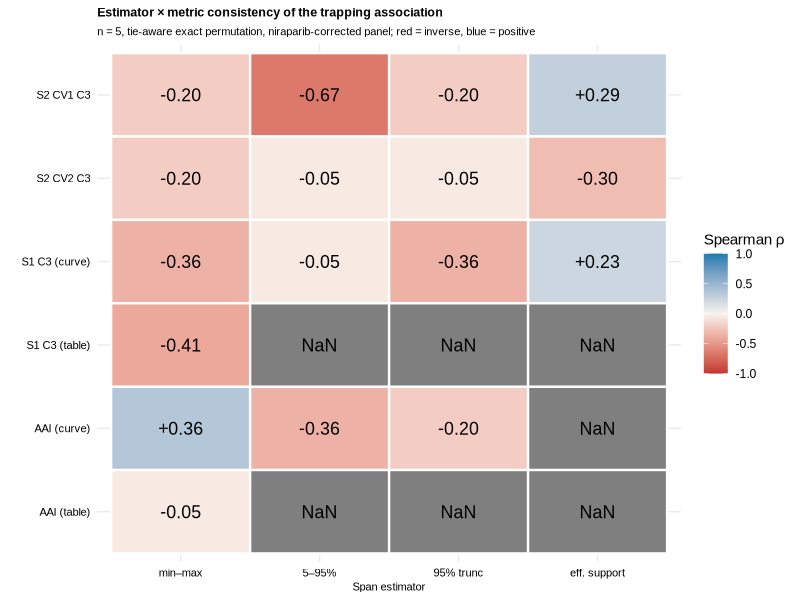
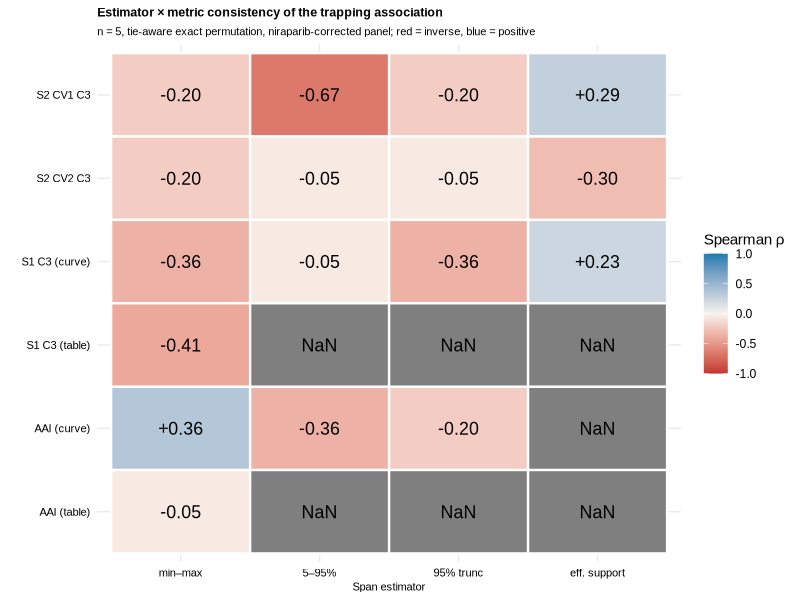

Write the R code that produced these figures, in order.
# 29-d4_consistency_matrix.R -- Estimator x metric consistency matrix (Fig 9).
# Data source: data/analysis/d4_consistency_matrix.csv, written by
# scripts/d4_consistency_matrix.py (mean-curve rows) plus the *_tab rows
# written by scripts/audit_r1_table_convention.py. All values are read from
# CSV; nothing is hard-coded here except display labels/factors.
#
# Purpose:  Render the estimator x metric consistency matrix (Figure 9) from the derived CSV.
# Author:   Tao Zhu (tjogzt@gmail.com)
# Created:  2026-10-01 (header standardised 2026-10-05)
# Inputs:   data/analysis/d4_consistency_matrix.csv
# Depends:  data.table, ggplot2
# Run:      Rscript code/29_d4_consistency_matrix.R   (from the repository root)
suppressMessages({library(ggplot2); library(data.table)})

d <- fread("data/analysis/d4_consistency_matrix.csv")

vals <- rbind(
  data.frame(metric = d$metric, est = "mm",      rho = d$mm_rho),
  data.frame(metric = d$metric, est = "q90",     rho = d$q90_rho),
  data.frame(metric = d$metric, est = "trunc95", rho = d$trunc95_rho),
  data.frame(metric = d$metric, est = "eff",     rho = d$eff_rho)
)
vals$est <- factor(vals$est, levels=c("mm","q90","trunc95","eff"))
vals$metric <- factor(vals$metric,
  levels=rev(c("S2_CV1_C3","S2_CV2_C3","S1_C3","S1_C3_tab","AAI","AAI_tab")))
p <- ggplot(vals, aes(est, metric, fill=rho)) +
  geom_tile(color="white", size=0.8) +
  geom_text(aes(label=sprintf("%+.2f", rho)), size=4.5, family="Arial") +
  scale_fill_gradient2(low="#C23531", mid="#F7F3EE", high="#177CB0",
                       midpoint=0, limits=c(-1,1), name="Spearman \u03c1") +
  scale_x_discrete(labels=c(mm="min\u2013max", q90="5\u201395%", trunc95="95% trunc",
                            eff="eff. support")) +
  scale_y_discrete(labels=c(S2_CV1_C3="S2 CV1 C3", S2_CV2_C3="S2 CV2 C3",
                            S1_C3="S1 C3 (curve)", S1_C3_tab="S1 C3 (table)",
                            AAI="AAI (curve)", AAI_tab="AAI (table)")) +
  labs(x="Span estimator", y="",
       title="Estimator \u00d7 metric consistency of the trapping association",
       subtitle="n = 5, tie-aware exact permutation, niraparib-corrected panel; red = inverse, blue = positive") +
  theme_minimal(base_family="Arial") +
  theme(axis.text=element_text(size=8, color="black"),
        axis.title=element_text(size=8),
        plot.title=element_text(size=9, face="bold"),
        plot.subtitle=element_text(size=8),
        legend.position="right")
ggsave("figures/pdf/Fig_D4_ConsistencyMatrix.pdf", p, width=140/25.4, height=85.9/25.4, device=cairo_pdf)
ggsave("figures/png/Fig_D4_ConsistencyMatrix.png", p, width=140/25.4, height=85.9/25.4, dpi=300, type="cairo")
cat("WROTE Fig_D4_ConsistencyMatrix.pdf/png\n")
